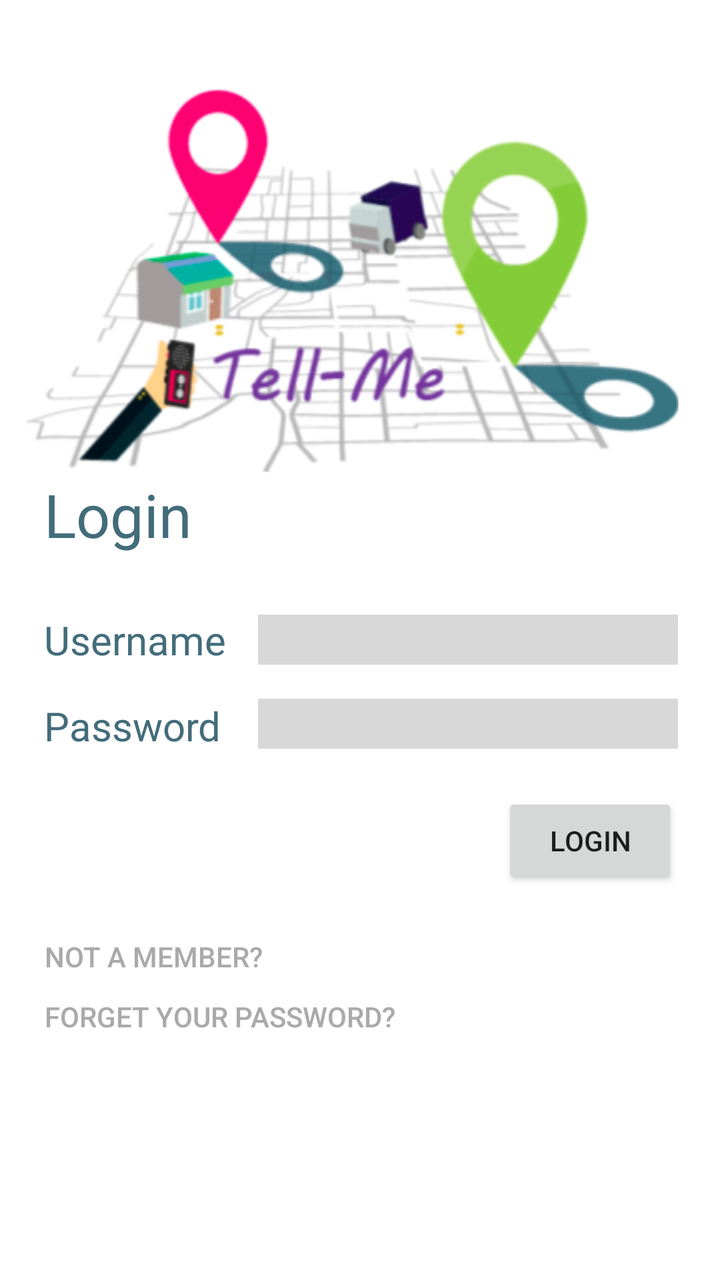
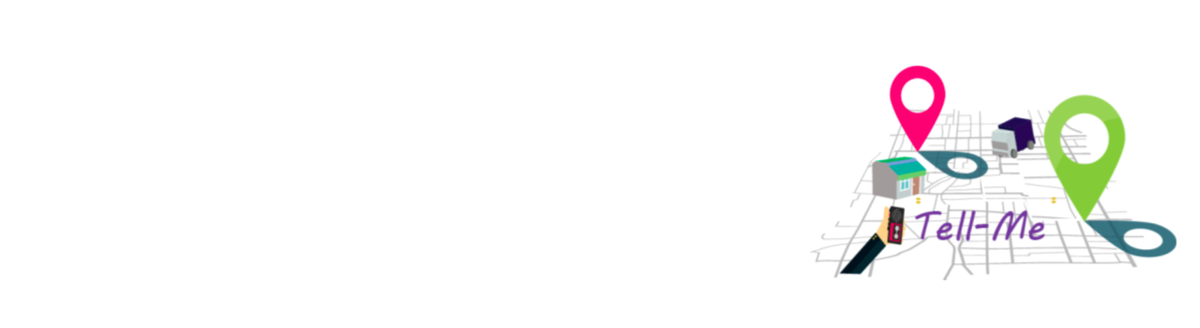

An Android layout and its configuration variant, each rendered on a device that would load it. The default file and the variant file are quoted in full after the pictures.
<!-- AndroidManifest.xml: application theme AppTheme -->
<!-- res/layout/activity_login.xml -->
<RelativeLayout xmlns:android="http://schemas.android.com/apk/res/android"
    xmlns:app="http://schemas.android.com/apk/res-auto"
    xmlns:tools="http://schemas.android.com/tools"
    android:id="@+id/log"
    android:layout_width="match_parent"
    android:layout_height="match_parent"
    android:paddingBottom="0dp"
    android:paddingLeft="0dp"
    android:paddingRight="0dp"
    android:paddingTop="0dp"
>
    
    <Button
        android:text="Not a member?"
        android:layout_width="wrap_content"
        android:layout_marginTop="19dp"
        android:id="@+id/setm"
        android:background="@null"
        android:layout_height="30dp"
        android:layout_below="@+id/s"
        android:layout_alignLeft="@+id/password"
        android:layout_alignStart="@+id/password"
        android:textColor="@android:color/darker_gray" />

    <TextView
        android:text="Username"
        android:layout_width="wrap_content"
        android:layout_height="wrap_content"
        android:layout_centerVertical="true"
        android:layout_alignLeft="@+id/Register"
        android:layout_alignStart="@+id/Register"
        android:id="@+id/username"
        android:textSize="20sp"
        android:textColor="#436C7A" />

    <ImageView
        android:id="@+id/imageView5"
        android:layout_width="wrap_content"
        android:layout_height="350dp"
        android:src="@drawable/logo"
        android:elevation="24dp"
        android:layout_marginBottom="375dp"
        android:layout_alignParentBottom="true"
        android:layout_alignParentLeft="true"
        android:layout_alignParentStart="true"
        android:background="@null"
        android:stateListAnimator="@null" />

    <TextView
        android:text="Password"
        android:layout_width="wrap_content"
        android:layout_height="wrap_content"
        android:id="@+id/password"
        android:textSize="20sp"
        android:layout_marginTop="16dp"
        android:layout_below="@+id/username"
        android:layout_alignLeft="@+id/username"
        android:layout_alignStart="@+id/username"
        android:textColor="#436C7A" />

    <EditText
        android:layout_width="wrap_content"
        android:inputType="textPersonName"
        android:ems="10"
        android:layout_centerVertical="true"
        android:layout_alignParentRight="true"
        android:layout_alignParentEnd="true"
        android:layout_marginRight="21dp"
        android:layout_marginEnd="21dp"
        android:id="@+id/editusername"
        android:background="#D8D8D8"
        android:layout_height="25dp" />

    <EditText
        android:layout_width="wrap_content"
        android:layout_height="25dp"
        android:inputType="textPassword"
        android:ems="10"
        android:layout_alignTop="@+id/password"
        android:layout_alignLeft="@+id/editusername"
        android:layout_alignStart="@+id/editusername"
        android:id="@+id/editemail"
        android:background="#D8D8D8" />

    <Button
        android:text="Login"
        android:layout_width="wrap_content"
        android:layout_height="wrap_content"
        android:layout_marginTop="22dp"
        android:id="@+id/s"
        android:layout_below="@+id/editemail"
        android:layout_alignRight="@+id/editemail"
        android:layout_alignEnd="@+id/editemail" />

    <Button
        android:text="Forget your password?"
        android:layout_width="wrap_content"
        android:id="@+id/f"
        android:background="@null"
        android:layout_height="30dp"
        android:layout_below="@+id/setm"
        android:layout_alignLeft="@+id/setm"
        android:layout_alignStart="@+id/setm"
        android:textColor="@android:color/darker_gray" />

    <TextView
        android:text="Login"
        android:layout_width="wrap_content"
        android:layout_height="wrap_content"
        android:layout_marginLeft="22dp"
        android:layout_marginStart="22dp"
        android:id="@+id/Register"
        android:textSize="30sp"
        android:layout_marginBottom="30dp"
        android:layout_above="@+id/editusername"
        android:layout_alignParentLeft="true"
        android:layout_alignParentStart="true"
        android:textColor="#436C7A" />


</RelativeLayout>
<!-- resources referenced by this layout -->
<resources>
  <!-- drawable logo: png bitmap (drawable, 63538 bytes) -->
  <style name="AppTheme" parent="Theme.AppCompat.Light">
          
          <item name="colorPrimary">#9F81F7</item>
          <item name="colorPrimaryDark">#9F81F7</item>
          <item name="colorAccent">@color/colorAccent</item>
          <item name="android:colorBackground">@color/white</item>
          <item name="colorControlNormal">#ACFA58</item>
          <item name="colorControlActivated">#ACFA58</item>
          <item name="colorControlHighlight">#ACFA58</item>
          <item name="android:actionButtonStyle">@style/MyActionButtonStyle</item>
      </style>
  <style name="MyActionButtonStyle" parent="@android:style/Widget.Holo.Light.ActionButton">
  
          <item name="android:padding">30dp</item>
  
      </style>
</resources>
<!-- res/layout-xlarge/activity_login.xml (the repository's variant of the layout above) -->
<!-- drawn on a large tablet held sideways -->
<RelativeLayout xmlns:android="http://schemas.android.com/apk/res/android"
    xmlns:tools="http://schemas.android.com/tools"
    android:id="@+id/log"
    android:layout_width="wrap_content"
    android:layout_height="wrap_content"
    android:paddingBottom="0dp"
    android:paddingLeft="0dp"
    android:paddingRight="0dp"
    android:paddingTop="0dp"

>
    
    <ImageView
        android:id="@+id/imageView5"
        android:layout_width="wrap_content"
        android:src="@drawable/logo"
        android:layout_alignParentRight="true"
        android:layout_alignParentEnd="true"
        android:background="@android:color/white"
        android:layout_height="350dp" />


</RelativeLayout>
